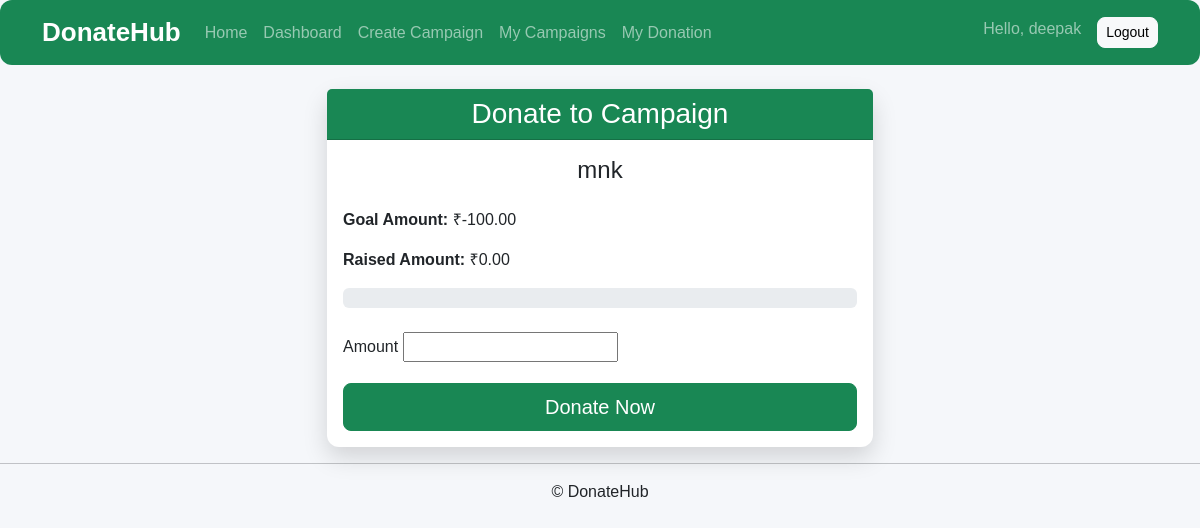
Page /donations/3/ (signed in) on the earlier database version.
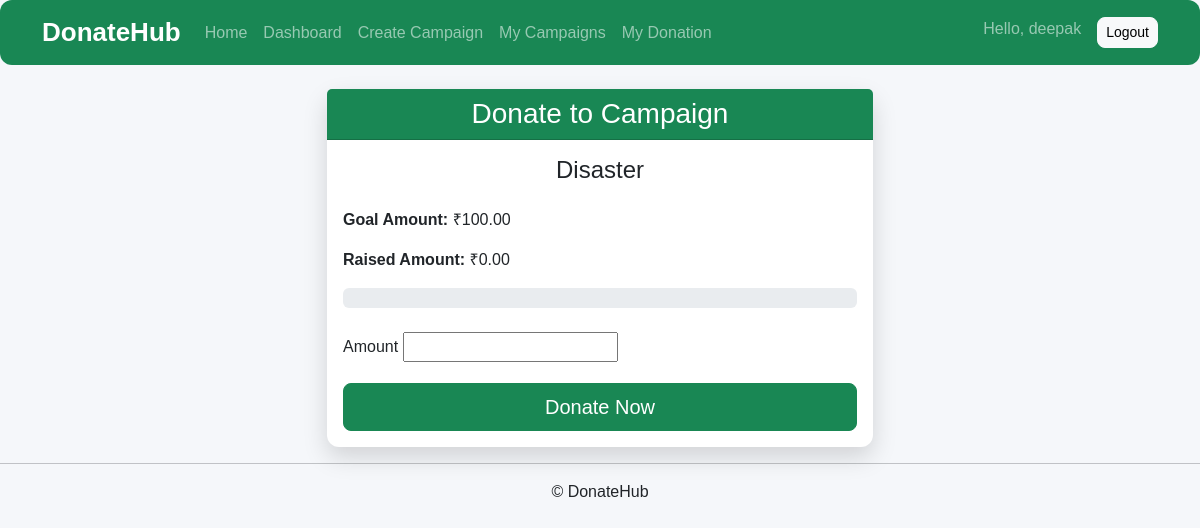
Same page on the later database version.
### campaigns/models.py (models this page shows, shortened)
class Campaign(models.Model):
    CATEGORY_CHOICES = [
        ("OTHER", "Other"),
        ("MEDICAL", "Medical"),
        ("EDUCATION", "Education"),
        ("FOOD", "Food"),
        ("DISASTER", "Disaster Relief"),
    ]
    STATUS_CHOICES = [
        ("PENDING", "Pending"),
        ("APPROVED", "Approved"),
        ("REJECTED", "Rejected"),
        ("COMPLETED", "Completed"),
    ]
    ngo = models.ForeignKey(
        settings.AUTH_USER_MODEL,
        on_delete=models.CASCADE,
        related_name="campaigns"
    )
    title = models.CharField(
        max_length=200
    )
    description = models.TextField()
    category = models.CharField(
        max_length=20,
        choices=CATEGORY_CHOICES,
        default="OTHER"
    )
    goal_amount = models.DecimalField(
        max_digits=10,
        decimal_places=2
    )
    raised_amount = models.DecimalField(
        max_digits=10,
        decimal_places=2,
        default=0
    )
    image = models.ImageField(
        upload_to="campaigns/",
        blank=True,
        null=True
    )
    status = models.CharField(
        max_length=20,
        choices=STATUS_CHOICES,
        default="PENDING"
    )
    created_at = models.DateTimeField(
        auto_now_add=True
    )

### donations/views.py (the view)
@login_required
def donate(request,id):
    campaign=get_object_or_404(
        Campaign,
        id=id,
    )
    if campaign.status == "COMPLETED":
        return redirect("campaign_detail",id=campaign.id)
    progress_percentage=0
    if campaign.goal_amount>0:
        progress_percentage=int((campaign.raised_amount/campaign.goal_amount)*100)
    if request.method=="POST":
        form=DonationForm(request.POST)
        if form.is_valid():
            donation=form.save(commit=False)
            remaining =campaign.goal_amount-campaign.raised_amount
            if donation.amount> remaining:
                form.add_error(
                    "amount",
                    f"Only ₹{remaining} is remaining. You can donate a maximum of ₹{remaining}."
                )
            else:
                donation.donor=request.user
                donation.campaign=campaign
                donation.save()
                campaign.raised_amount+=donation.amount
                if campaign.raised_amount>=campaign.goal_amount:
                    campaign.raised_amount=campaign.goal_amount
                    campaign.status="COMPLETED"
                campaign.save()
                return redirect("campaign_detail",id=campaign.id)
    else:
        form=DonationForm()
    return render(
        request,
        "donations/donate.html",
        {
            "campaign":campaign,
            "form":form,
            "progress_percentage":progress_percentage
        }
    )

### donations/forms.py (shortened to what this page needs)
class DonationForm(forms.ModelForm):
    class Meta:
        model=Donation
        fields=[
            "amount",
        ]

### templates/donations/donate.html (shortened to what this page needs)
{% extends "base.html" %}
{% block content %}
<div class="row justify-content-center">
    <div class="col-lg-6">
        <div class="card shadow">
            <div class="card-header bg-success text-white text-center">
                <h3 class="mb-0">Donate to Campaign</h3>
            </div>
            <div class="card-body">
                <h4 class="text-center mb-4">
                    {{ campaign.title }}
                </h4>
                <div class="mb-3">
                    <strong>Goal Amount:</strong>
                    ₹{{ campaign.goal_amount }}
                </div>
                <div class="mb-3">
                    <strong>Raised Amount:</strong>
                    ₹{{ campaign.raised_amount }}
                </div>
                <div class="progress mb-4" style="height:20px;">
                </div>
                <form method="POST">
                    {% for field in form %}
                        <div class="mb-3">
                            <label class="form-label">
                                {{ field.label }}
                            </label>
                            {{ field }}
                        </div>
                    {% endfor %}
                    <div class="d-grid">
                        <button type="submit" class="btn btn-success btn-lg">
                            Donate Now
                        </button>
                    </div>
                </form>
            </div>
        </div>
    </div>
</div>
{% endblock %}

Differences in the rows shown:
changed Campaign: title "mnk" → "Disaster"; goal_amount "-100.00" → "100.00"
